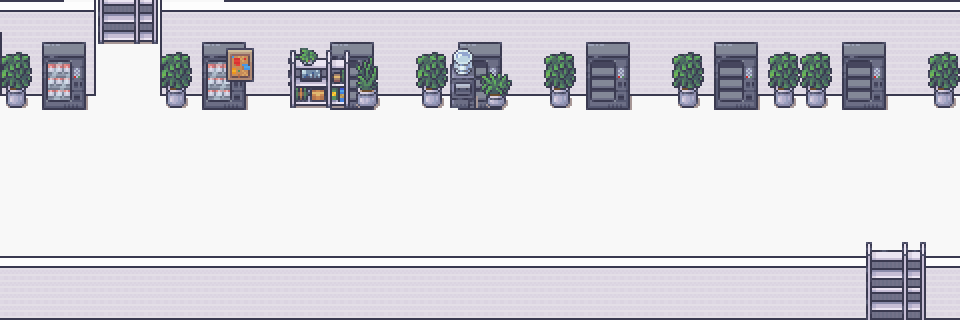

This game map was drawn from its Tiled (.tmx) file and the tilesets committed beside it. A one-line description and the full map source follow:
An orthogonal 30x10 tile map with 32x32 px tiles, 4 tile layers (floor, wall, decor1, decor2), 3 tilesets and 13 objects (8x monster, 3x chord, playerStart, milestone).

<map version="1.10" tiledversion="1.11.0" orientation="orthogonal" renderorder="right-down" width="30" height="10" tilewidth="32" tileheight="32" infinite="0" nextlayerid="8" nextobjectid="14">
 <tileset firstgid="1" name="Modern_Office_32x32" tilewidth="32" tileheight="32" tilecount="848" columns="16">
  <image source="../../Modern_Office_32x32.png" width="512" height="1696" />
  <tile id="263">
   <properties>
    <property name="collides" type="bool" value="true" />
   </properties>
  </tile>
  <tile id="264">
   <properties>
    <property name="collides" type="bool" value="true" />
   </properties>
  </tile>
  <tile id="279">
   <properties>
    <property name="collides" type="bool" value="true" />
   </properties>
  </tile>
  <tile id="280">
   <properties>
    <property name="collides" type="bool" value="true" />
   </properties>
  </tile>
 </tileset>
 <tileset firstgid="849" name="Room_Builder_Office_32x32" tilewidth="32" tileheight="32" tilecount="224" columns="16">
  <image source="../../Room_Builder_Office_32x32.png" width="512" height="448" />
  <tile id="80">
   <properties>
    <property name="collides" type="bool" value="true" />
   </properties>
  </tile>
  <tile id="81">
   <properties>
    <property name="collides" type="bool" value="true" />
   </properties>
  </tile>
  <tile id="82">
   <properties>
    <property name="collides" type="bool" value="true" />
   </properties>
  </tile>
  <tile id="83">
   <properties>
    <property name="collides" type="bool" value="true" />
   </properties>
  </tile>
  <tile id="84">
   <properties>
    <property name="collides" type="bool" value="true" />
   </properties>
  </tile>
  <tile id="85">
   <properties>
    <property name="collides" type="bool" value="true" />
   </properties>
  </tile>
  <tile id="86">
   <properties>
    <property name="collides" type="bool" value="true" />
   </properties>
  </tile>
  <tile id="87">
   <properties>
    <property name="collides" type="bool" value="true" />
   </properties>
  </tile>
  <tile id="88">
   <properties>
    <property name="collides" type="bool" value="true" />
   </properties>
  </tile>
  <tile id="89">
   <properties>
    <property name="collides" type="bool" value="true" />
   </properties>
  </tile>
  <tile id="96">
   <properties>
    <property name="collides" type="bool" value="true" />
   </properties>
  </tile>
  <tile id="97">
   <properties>
    <property name="collides" type="bool" value="true" />
   </properties>
  </tile>
  <tile id="98">
   <properties>
    <property name="collides" type="bool" value="true" />
   </properties>
  </tile>
  <tile id="99">
   <properties>
    <property name="collides" type="bool" value="true" />
   </properties>
  </tile>
  <tile id="103">
   <properties>
    <property name="collides" type="bool" value="true" />
   </properties>
  </tile>
  <tile id="104">
   <properties>
    <property name="collides" type="bool" value="true" />
   </properties>
  </tile>
  <tile id="105">
   <properties>
    <property name="collides" type="bool" value="true" />
   </properties>
  </tile>
  <tile id="112">
   <properties>
    <property name="collides" type="bool" value="true" />
   </properties>
  </tile>
  <tile id="113">
   <properties>
    <property name="collides" type="bool" value="true" />
   </properties>
  </tile>
  <tile id="114">
   <properties>
    <property name="collides" type="bool" value="true" />
   </properties>
  </tile>
  <tile id="115">
   <properties>
    <property name="collides" type="bool" value="true" />
   </properties>
  </tile>
  <tile id="116">
   <properties>
    <property name="collides" type="bool" value="true" />
   </properties>
  </tile>
  <tile id="117">
   <properties>
    <property name="collides" type="bool" value="true" />
   </properties>
  </tile>
  <tile id="118">
   <properties>
    <property name="collides" type="bool" value="true" />
   </properties>
  </tile>
  <tile id="119">
   <properties>
    <property name="collides" type="bool" value="true" />
   </properties>
  </tile>
  <tile id="120">
   <properties>
    <property name="collides" type="bool" value="true" />
   </properties>
  </tile>
  <tile id="121">
   <properties>
    <property name="collides" type="bool" value="true" />
   </properties>
  </tile>
  <tile id="128">
   <properties>
    <property name="collides" type="bool" value="true" />
   </properties>
  </tile>
  <tile id="129">
   <properties>
    <property name="collides" type="bool" value="true" />
   </properties>
  </tile>
  <tile id="130">
   <properties>
    <property name="collides" type="bool" value="true" />
   </properties>
  </tile>
  <tile id="131">
   <properties>
    <property name="collides" type="bool" value="true" />
   </properties>
  </tile>
  <tile id="135">
   <properties>
    <property name="collides" type="bool" value="true" />
   </properties>
  </tile>
  <tile id="136">
   <properties>
    <property name="collides" type="bool" value="true" />
   </properties>
  </tile>
  <tile id="137">
   <properties>
    <property name="collides" type="bool" value="true" />
   </properties>
  </tile>
  <tile id="144">
   <properties>
    <property name="collides" type="bool" value="true" />
   </properties>
  </tile>
  <tile id="145">
   <properties>
    <property name="collides" type="bool" value="true" />
   </properties>
  </tile>
  <tile id="146">
   <properties>
    <property name="collides" type="bool" value="true" />
   </properties>
  </tile>
  <tile id="147">
   <properties>
    <property name="collides" type="bool" value="true" />
   </properties>
  </tile>
  <tile id="148">
   <properties>
    <property name="collides" type="bool" value="true" />
   </properties>
  </tile>
  <tile id="149">
   <properties>
    <property name="collides" type="bool" value="true" />
   </properties>
  </tile>
  <tile id="150">
   <properties>
    <property name="collides" type="bool" value="true" />
   </properties>
  </tile>
  <tile id="151">
   <properties>
    <property name="collides" type="bool" value="true" />
   </properties>
  </tile>
  <tile id="152">
   <properties>
    <property name="collides" type="bool" value="true" />
   </properties>
  </tile>
  <tile id="153">
   <properties>
    <property name="collides" type="bool" value="true" />
   </properties>
  </tile>
  <tile id="160">
   <properties>
    <property name="collides" type="bool" value="true" />
   </properties>
  </tile>
  <tile id="161">
   <properties>
    <property name="collides" type="bool" value="true" />
   </properties>
  </tile>
  <tile id="162">
   <properties>
    <property name="collides" type="bool" value="true" />
   </properties>
  </tile>
  <tile id="163">
   <properties>
    <property name="collides" type="bool" value="true" />
   </properties>
  </tile>
  <tile id="167">
   <properties>
    <property name="collides" type="bool" value="true" />
   </properties>
  </tile>
  <tile id="168">
   <properties>
    <property name="collides" type="bool" value="true" />
   </properties>
  </tile>
  <tile id="169">
   <properties>
    <property name="collides" type="bool" value="true" />
   </properties>
  </tile>
  <tile id="176">
   <properties>
    <property name="collides" type="bool" value="true" />
   </properties>
  </tile>
  <tile id="177">
   <properties>
    <property name="collides" type="bool" value="true" />
   </properties>
  </tile>
  <tile id="178">
   <properties>
    <property name="collides" type="bool" value="true" />
   </properties>
  </tile>
  <tile id="179">
   <properties>
    <property name="collides" type="bool" value="true" />
   </properties>
  </tile>
  <tile id="180">
   <properties>
    <property name="collides" type="bool" value="true" />
   </properties>
  </tile>
  <tile id="181">
   <properties>
    <property name="collides" type="bool" value="true" />
   </properties>
  </tile>
  <tile id="182">
   <properties>
    <property name="collides" type="bool" value="true" />
   </properties>
  </tile>
  <tile id="183">
   <properties>
    <property name="collides" type="bool" value="true" />
   </properties>
  </tile>
  <tile id="184">
   <properties>
    <property name="collides" type="bool" value="true" />
   </properties>
  </tile>
  <tile id="185">
   <properties>
    <property name="collides" type="bool" value="true" />
   </properties>
  </tile>
  <tile id="192">
   <properties>
    <property name="collides" type="bool" value="true" />
   </properties>
  </tile>
  <tile id="193">
   <properties>
    <property name="collides" type="bool" value="true" />
   </properties>
  </tile>
  <tile id="194">
   <properties>
    <property name="collides" type="bool" value="true" />
   </properties>
  </tile>
  <tile id="195">
   <properties>
    <property name="collides" type="bool" value="true" />
   </properties>
  </tile>
  <tile id="199">
   <properties>
    <property name="collides" type="bool" value="true" />
   </properties>
  </tile>
  <tile id="200">
   <properties>
    <property name="collides" type="bool" value="true" />
   </properties>
  </tile>
  <tile id="201">
   <properties>
    <property name="collides" type="bool" value="true" />
   </properties>
  </tile>
 </tileset>
 <tileset firstgid="1073" name="Lab Tileset" tilewidth="32" tileheight="32" tilecount="40" columns="5">
  <image source="../../Lab Tileset.png" width="160" height="256" />
 </tileset>
 <layer id="1" name="floor" width="30" height="10" locked="1">
  <data encoding="csv">
908,908,908,908,908,908,908,908,908,908,908,908,908,908,908,908,908,908,908,908,908,908,908,908,908,908,908,908,908,908,
908,908,908,908,908,908,908,908,908,908,908,908,908,908,908,908,908,908,908,908,908,908,908,908,908,908,908,908,908,908,
908,908,908,908,908,908,908,908,908,908,908,908,908,908,908,908,908,908,908,908,908,908,908,908,908,908,908,908,908,908,
908,908,908,908,908,908,908,908,908,908,908,908,908,908,908,908,908,908,908,908,908,908,908,908,908,908,908,908,908,908,
908,908,908,908,908,908,908,908,908,908,908,908,908,908,908,908,908,908,908,908,908,908,908,908,908,908,908,908,908,908,
908,908,908,908,908,908,908,908,908,908,908,908,908,908,908,908,908,908,908,908,908,908,908,908,908,908,908,908,908,908,
908,908,908,908,908,908,908,908,908,908,908,908,908,908,908,908,908,908,908,908,908,908,908,908,908,908,908,908,908,908,
908,908,908,908,908,908,908,908,908,908,908,908,908,908,908,908,908,908,908,908,908,908,908,908,908,908,908,908,908,908,
908,908,908,908,908,908,908,908,908,908,908,908,908,908,908,908,908,908,908,908,908,908,908,908,908,908,908,908,908,908,
908,908,908,908,908,908,908,908,908,908,908,908,908,908,908,908,908,908,908,908,908,908,908,908,908,908,908,908,908,908
</data>
 </layer>
 <layer id="2" name="wall" width="30" height="10" locked="1">
  <data encoding="csv">
1026,1026,1034,0,0,1032,1033,1026,1026,1026,1026,1026,1026,1026,1026,1026,1026,1026,1026,1026,1026,1026,1026,1026,1026,1026,1026,1026,1026,1026,
1029,1030,1031,0,0,1029,1030,1030,1030,1030,1030,1030,1030,1030,1030,1030,1030,1030,1030,1030,1030,1030,1030,1030,1030,1030,1030,1030,1030,1030,
1041,1042,1050,0,0,1048,1049,1042,1042,1042,1042,1042,1042,1042,1042,1042,1042,1042,1042,1042,1042,1042,1042,1042,1042,1042,1042,1042,1042,1042,
0,0,0,0,0,0,0,0,0,0,0,0,0,0,0,0,0,0,0,0,0,0,0,0,0,0,0,0,0,0,
0,0,0,0,0,0,0,0,0,0,0,0,0,0,0,0,0,0,0,0,0,0,0,0,0,0,0,0,0,0,
0,0,0,0,0,0,0,0,0,0,0,0,0,0,0,0,0,0,0,0,0,0,0,0,0,0,0,0,0,0,
0,0,0,0,0,0,0,0,0,0,0,0,0,0,0,0,0,0,0,0,0,0,0,0,0,0,0,0,0,0,
0,0,0,0,0,0,0,0,0,0,0,0,0,0,0,0,0,0,0,0,0,0,0,0,0,0,0,0,0,0,
1026,1026,1026,1026,1026,1026,1026,1026,1026,1026,1026,1026,1026,1026,1026,1026,1026,1026,1026,1026,1026,1026,1026,1026,1026,1026,1026,1026,1026,1026,
1042,1042,1042,1042,1042,1042,1042,1042,1042,1042,1042,1042,1042,1042,1042,1042,1042,1042,1042,1042,1042,1042,1042,1042,1042,1042,1042,1042,1042,1042
</data>
 </layer>
 <layer id="3" name="decor1" width="30" height="10">
  <data encoding="csv">
0,0,0,0,0,0,0,0,0,0,0,0,0,0,0,0,0,0,0,0,0,0,0,0,0,0,0,0,0,0,
119,371,372,0,0,119,371,372,0,119,369,370,0,119,369,370,0,119,369,370,0,119,369,370,0,119,369,370,0,119,
135,387,388,0,0,135,387,388,0,135,385,386,0,135,385,386,0,135,385,386,0,135,385,386,0,135,385,386,0,135,
151,403,404,0,0,151,403,404,0,151,401,402,0,151,401,402,0,151,401,402,0,151,401,402,0,151,401,402,0,151,
0,0,0,0,0,0,0,0,0,0,0,0,0,0,0,0,0,0,0,0,0,0,0,0,0,0,0,0,0,0,
0,0,0,0,0,0,0,0,0,0,0,0,0,0,0,0,0,0,0,0,0,0,0,0,0,0,0,0,0,0,
0,0,0,0,0,0,0,0,0,0,0,0,0,0,0,0,0,0,0,0,0,0,0,0,0,0,0,0,0,0,
0,0,0,0,0,0,0,0,0,0,0,0,0,0,0,0,0,0,0,0,0,0,0,0,0,0,0,0,0,0,
0,0,0,0,0,0,0,0,0,0,0,0,0,0,0,0,0,0,0,0,0,0,0,0,0,0,0,0,0,0,
0,0,0,0,0,0,0,0,0,0,0,0,0,0,0,0,0,0,0,0,0,0,0,0,0,0,0,0,0,0
</data>
 </layer>
 <layer id="4" name="decor2" width="30" height="10">
  <data encoding="csv">
0,0,0,264,265,0,0,0,0,0,0,0,0,0,0,0,0,0,0,0,0,0,0,0,0,0,0,0,0,0,
0,0,0,280,281,0,0,48,0,200,201,199,0,0,253,0,0,0,0,0,0,0,369,370,119,0,0,0,0,0,
0,0,0,0,0,0,0,64,0,216,217,215,0,0,269,167,0,0,0,0,0,0,385,386,135,0,0,0,0,0,
0,0,0,0,0,0,0,0,0,232,233,231,0,0,285,183,0,0,0,0,0,0,401,402,151,0,0,0,0,0,
0,0,0,0,0,0,0,0,0,0,0,0,0,0,0,0,0,0,0,0,0,0,0,0,0,0,0,0,0,0,
0,0,0,0,0,0,0,0,0,0,0,0,0,0,0,0,0,0,0,0,0,0,0,0,0,0,0,0,0,0,
0,0,0,0,0,0,0,0,0,0,0,0,0,0,0,0,0,0,0,0,0,0,0,0,0,0,0,0,0,0,
0,0,0,0,0,0,0,0,0,0,0,0,0,0,0,0,0,0,0,0,0,0,0,0,0,0,0,248,249,0,
0,0,0,0,0,0,0,0,0,0,0,0,0,0,0,0,0,0,0,0,0,0,0,0,0,0,0,264,265,0,
0,0,0,0,0,0,0,0,0,0,0,0,0,0,0,0,0,0,0,0,0,0,0,0,0,0,0,264,265,0
</data>
 </layer>
 <objectgroup id="6" name="object">
  <object id="1" name="playerStart" x="38" y="140">
   <point />
  </object>
  <object id="2" name="chordStart" type="chord" x="114" y="82">
   <point />
  </object>
  <object id="3" name="chordBattle" type="chord" x="396" y="116">
   <point />
  </object>
  <object id="4" name="milestone" x="882" y="234">
   <point />
  </object>
  <object id="5" name="chordEnd" type="chord" x="910" y="218">
   <point />
  </object>
  <object id="6" name="mini goblin" type="monster" x="422.759" y="220.283">
   <point />
  </object>
  <object id="7" name="ratfolk" type="monster" x="494" y="206">
   <point />
  </object>
  <object id="8" name="bugbear" type="monster" x="644.63" y="186.78">
   <point />
  </object>
  <object id="9" name="spider" type="monster" x="716.468" y="238.503">
   <point />
  </object>
  <object id="10" name="bugbear" type="monster" x="282.564" y="225.094">
   <point />
  </object>
  <object id="11" name="ratfolk" type="monster" x="176.243" y="181.033">
   <point />
  </object>
  <object id="12" name="bugbear" type="monster" x="569.918" y="227.009">
   <point />
  </object>
  <object id="13" name="bugbear" type="monster" x="328.541" y="137.93">
   <point />
  </object>
 </objectgroup>
</map>
